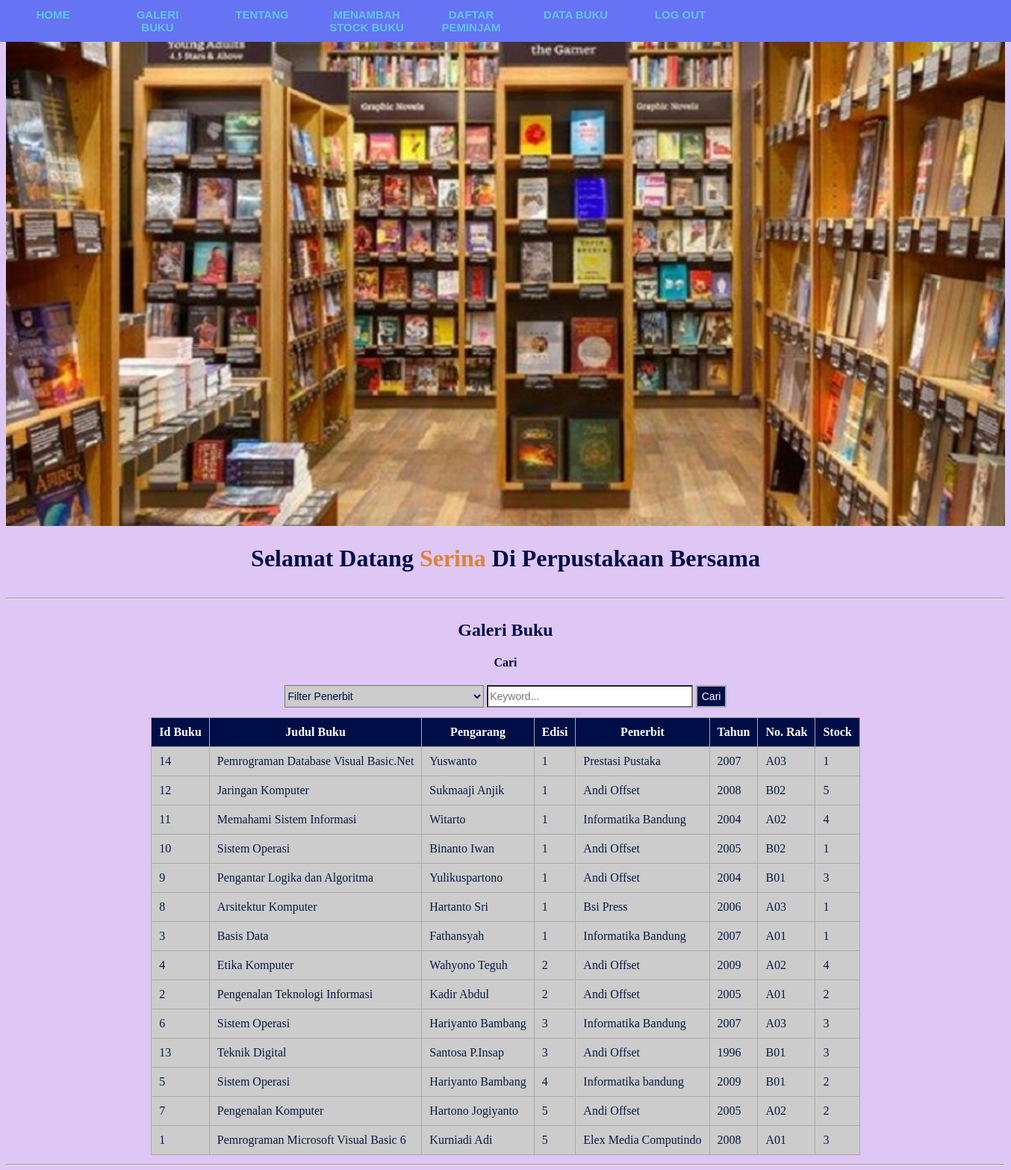
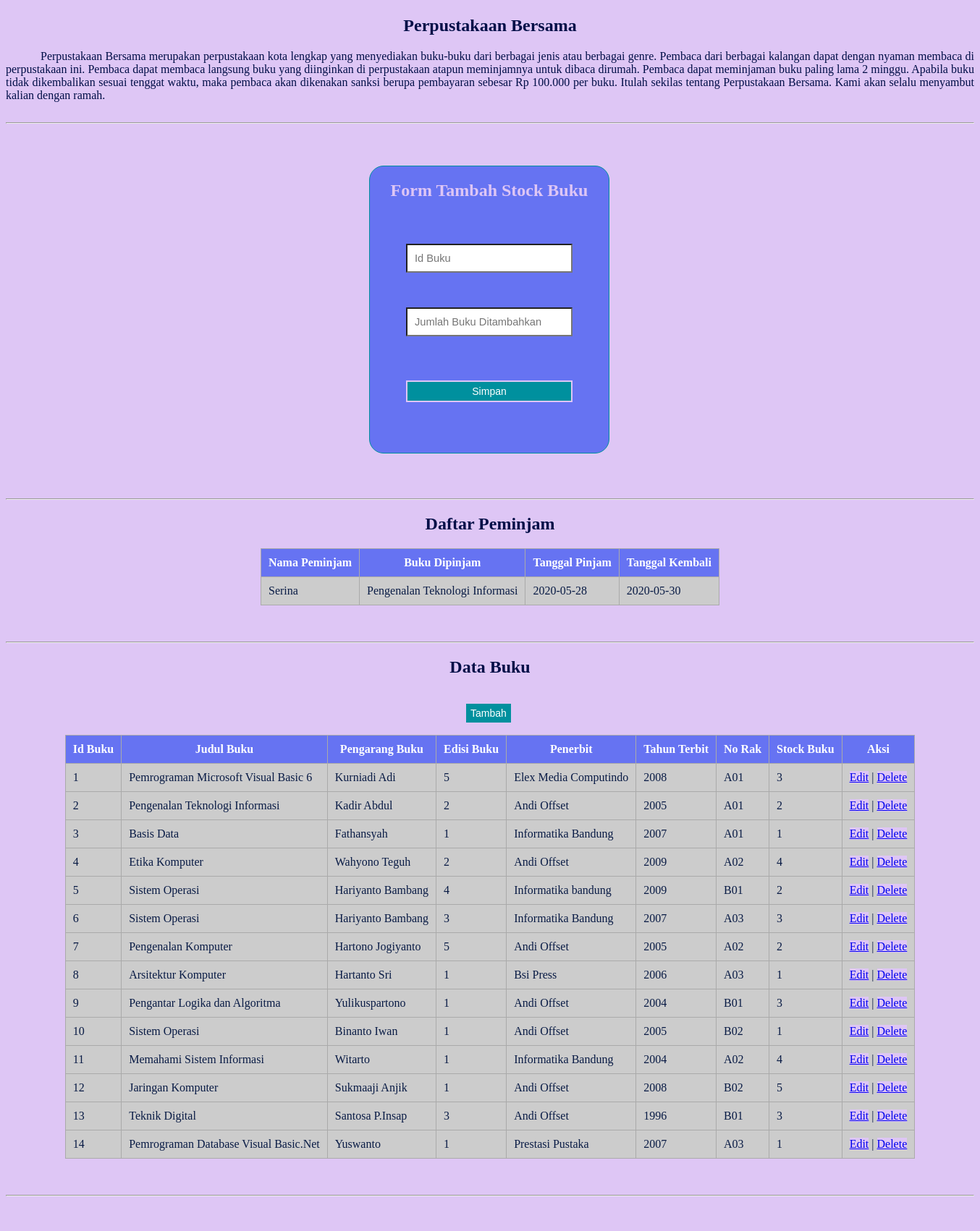
/index_admin.php?order=edisi_buku&&sort=ASC (signed in, upper part), run on the app's committed database (2 pictures, top to bottom).
### tables this page shows
CREATE TABLE `buku` (
  `id_buku` int(11) NOT NULL,
  `judul_buku` varchar(50) NOT NULL,
  `pengarang_buku` varchar(30) NOT NULL,
  `edisi_buku` varchar(5) NOT NULL,
  `penerbit` varchar(30) NOT NULL,
  `tahun_terbit` int(5) NOT NULL,
  `no_rak` varchar(5) NOT NULL,
  `stock_buku` int(3) NOT NULL
);

CREATE TABLE `pinjam_buku` (
  `id_pinjamn` int(11) NOT NULL,
  `id_user` int(11) NOT NULL,
  `id_buku` int(11) NOT NULL,
  `tgl_pinjam` date NOT NULL,
  `tgl_kembali` date NOT NULL,
  `status_pinjam` int(11) NOT NULL
);

CREATE TABLE `user` (
  `id_user` int(11) NOT NULL,
  `nama` varchar(30) NOT NULL,
  `jenis_kelamin` enum('Laki-Laki','Perempuan') NOT NULL,
  `no_hp` varchar(15) NOT NULL,
  `alamat` varchar(100) NOT NULL,
  `username` varchar(20) NOT NULL,
  `password` varchar(12) NOT NULL,
  `status` varchar(11) NOT NULL
);

### index_admin.php (the view, shortened to what this page needs)
<!DOCTYPE html>
<html>
<head>
	<link rel="stylesheet" type="text/css" href="CSS/index_admin.css">
</head>
<body>
	<nav class="navigasi">
        <ul>
            <li><a href="#section1">Home</a></li>
            <li><a href="#section2">Galeri Buku</a></li>
            <li><a href="#section3">Tentang</a></li>
            <li><a href="#section4">Menambah Stock Buku</a></li>
            <li><a href="#section5">Daftar Peminjam</a></li>
            <li><a href="#section7">Data Buku</a></li>
            <li><a href="logout.php">Log Out</a></li>
        </ul>
    </nav>
    <div id="section1">
        <img src="Gambar/gedung_perpustakaan.jpg">
        <h1>Selamat Datang <b style="color: #DC8239;"><?php echo $_SESSION['username'];?></b> Di Perpustakaan Bersama</h1>
    </div>
    <hr>
    <div id="section2">
        <h2>Galeri Buku</h2>
        <?php
            $s_penerbit="";
            $s_keyword="";
            $sort = 'ASC';
            $newsort = 'ASC';
            if (isset($_GET['order'])) {
                $order = $_GET['order'];
                $sort = $_GET['sort'];
                if ($sort == 'DESC') {
                    $newsort = 'ASC';
                }
                else{
                    $newsort = 'DESC';
                }
            }else{
                $order = 'id_buku';
            }
        ?>
        <form method="GET" action="" align="center">
        <h4>Cari</h4>
        <select name="s_penerbit" id="s_penerbit">
            <option value="">Filter Penerbit</option>
        </select>
        <input type="text" name="s_keyword" placeholder="Keyword..." id="s_keyword" value="<?php echo $s_keyword; ?>">
        <button id="search" name="search">Cari</button>
    </form>
    <table align="center" cellpadding="20">
        <thead>
            <tr>
                <th>Id Buku</th>
                <th><a href="?order=judul_buku&&sort=<?php echo $newsort; ?>">Judul Buku</a></th>
                <th><a href="?order=pengarang_buku&&sort=<?php echo $newsort; ?>">Pengarang</a></th>
                <th><a href="?order=edisi_buku&&sort=<?php echo $newsort; ?>">Edisi</a></th>
                <th><a href="?order=penerbit&&sort=<?php echo $newsort; ?>">Penerbit</a></th>
                <th><a href="?order=tahun_terbit&&sort=<?php echo $newsort; ?>">Tahun</a></th>
                <th><a href="?order=no_rak&&sort=<?php echo $newsort; ?>">No. Rak</a></th>
                <th><a href="?order=stock_buku&&sort=<?php echo $newsort; ?>">Stock</a></th>
            </tr>
        </thead>
        <tbody>
            <?php
                include "koneksi.php";
                $search_penerbit = '%'.$s_penerbit.'%';
                $search_keyword = '%'.$s_keyword.'%';
                $query = "SELECT * FROM buku WHERE penerbit LIKE ? AND (judul_buku LIKE ? OR pengarang_buku LIKE ? OR edisi_buku LIKE ? OR tahun_terbit LIKE ? OR no_rak LIKE ? OR stock_buku LIKE ?) ORDER BY $order $sort";
                $buku1 = mysqli_prepare($conn, $query) or die(mysqli_error($conn));
                mysqli_stmt_bind_param($buku1, "sssssss", $search_penerbit, $search_keyword, $search_keyword, $search_keyword, $search_keyword, $search_keyword, $search_keyword);
                mysqli_stmt_execute($buku1);
                $hasil = mysqli_stmt_get_result($buku1);
                if (mysqli_num_rows($hasil) > 0) {
                    while ($rows = mysqli_fetch_assoc($hasil)) {
                        $id_buku = $rows['id_buku'];
                        $judul_buku = $rows['judul_buku'];
                        $pengarang_buku = $rows['pengarang_buku'];
                        $edisi_buku = $rows['edisi_buku'];
                        $penerbit = $rows['penerbit'];
                        $tahun_terbit = $rows['tahun_terbit'];
                        $no_rak = $rows['no_rak'];
                        $stock_buku = $rows['stock_buku'];
            ?>
                <tr>
                    <td><?php echo $id_buku; ?></td>
                    <td><?php echo $judul_buku; ?></td>
                    <td><?php echo $pengarang_buku; ?></td>
                    <td><?php echo $edisi_buku; ?></td>
                    <td><?php echo $penerbit; ?></td>
                    <td><?php echo $tahun_terbit; ?></td>
                    <td><?php echo $no_rak; ?></td>
                    <td><?php echo $stock_buku; ?></td>
                </tr>
                <?php } } else { ?>
                <tr>
                    <td colspan="9" align="center">Tidak Ada Data Ditemukan</td>
                </tr>
                <?php } ?>
        </tbody>
    </table>
    </div>
    <hr>
    <div id="section3">
        <h2>Perpustakaan Bersama</h2>
        <p> Perpustakaan Bersama merupakan perpustakaan kota lengkap yang menyediakan buku-buku dari berbagai jenis atau berbagai genre. Pembaca dari berbagai kalangan dapat dengan nyaman membaca di perpustakaan ini. Pembaca dapat membaca langsung buku yang diinginkan di perpustakaan atapun meminjamnya untuk dibaca dirumah. Pembaca dapat meminjaman buku paling lama 2 minggu. Apabila buku tidak dikembalikan sesuai tenggat waktu, maka pembaca akan dikenakan sanksi berupa pembayaran sebesar Rp 100.000 per buku. Itulah sekilas tentang Perpustakaan Bersama. Kami akan selalu menyambut kalian dengan ramah.</p>
    </div>
    <hr>
    <div id="section4">
    <h2 align="center">Form Tambah Stock Buku</h2>
       <form method="POST" action="input_stock.php">
            <input type="text" name="id_buku" placeholder="Id Buku"><br>
            <input type="text" name="jml_buku" placeholder="Jumlah Buku Ditambahkan"><br>
            <input type="submit" name="simpan" value="Simpan"><br>
       </form>
    </div>
    <hr>
    <div id="section5">
        <h2>Daftar Peminjam</h2>
        <table align="center">
            <thead>
                <tr>
                    <th>Nama Peminjam</th>
                    <th>Buku Dipinjam</th>
                    <th>Tanggal Pinjam</th>
                    <th>Tanggal Kembali</th>
                </tr>
            </thead>
            <tbody>
                <?php
                    include "koneksi.php";
                    $query = mysqli_query($conn, "SELECT nama, judul_buku, tgl_pinjam, tgl_kembali FROM pinjam_buku, user, buku WHERE pinjam_buku.id_user=user.id_user AND pinjam_buku.id_buku=buku.id_buku ORDER BY id_pinjamn") or die(mysqli_error($conn));
                    if (mysqli_num_rows($query) > 0) {
                        while ($rows = mysqli_fetch_assoc($query)) {
                            $nama = $rows['nama'];
                            $judul = $rows['judul_buku'];
                            $tgl_pinjam = $rows['tgl_pinjam'];
                            $tgl_kembali = $rows['tgl_kembali'];
                        ?>
                            <tr>
                                <td><?php echo $nama; ?></td>
                                <td><?php echo $judul; ?></td>
                                <td><?php echo $tgl_pinjam; ?></td>
                                <td><?php echo $tgl_kembali; ?></td>
                            </tr>
                    <?php  } }else{ ?>
                    <tr>
                        <td colspan="4" align="center">Tidak Ada Data Ditemukan</td>
                    </tr>
                    <?php } ?>
            </tbody>
        </table>
    </div>
    <hr>
    <div id="section7">
    <h2>Data Buku</h2>
    <button><a href="#section9">Tambah</a></button>
       <table align="center">
           <thead>
               <tr>
                   <th>Id Buku</th>
                   <th>Judul Buku</th>
                   <th>Pengarang Buku</th>
                   <th>Edisi Buku</th>
                   <th>Penerbit</th>
                   <th>Tahun Terbit</th>
                   <th>No Rak</th>
                   <th>Stock Buku</th>
                   <th>Aksi</th>
               </tr>
           </thead>
           <tbody>
               <?php
                    include "koneksi.php";
                    $query = mysqli_query($conn, "SELECT * FROM buku ORDER BY id_buku") or die(mysqli_error($conn));
                    if (mysqli_num_rows($query) > 0) {
                        while ($rows = mysqli_fetch_assoc($query)) {
                            $id_buku = $rows['id_buku'];
                            $judul = $rows['judul_buku'];
                            $pengarang = $rows['pengarang_buku'];
                            $edisi = $rows['edisi_buku'];
                            $penerbit = $rows['penerbit'];
                            $tahun = $rows['tahun_terbit'];
                            $no_rak = $rows['no_rak'];
                            $stock = $rows['stock_buku'];?>
                            <tr>
                                <td><?php echo $id_buku; ?></td>
                                <td><?php echo $judul; ?></td>
                                <td><?php echo $pengarang; ?></td>
                                <td><?php echo $edisi; ?></td>
                                <td><?php echo $penerbit; ?></td>
                                <td><?php echo $tahun; ?></td>
                                <td><?php echo $no_rak; ?></td>
                                <td><?php echo $stock; ?></td>
                                <?php
                                echo "<td><a href='#section8'>Edit</a> | <a href='delete_buku.php?id_buku=$rows[id_buku]'>Delete</a></td>";?>
                            </tr>
                    <?php  } }else{ ?>
                    <tr>
                        <td colspan="4" align="center">Tidak Ada Data Ditemukan</td>
                    </tr>
                    <?php } ?>
           </tbody>
       </table>
    </div>
    <hr>
</body>
</html>

### CSS/index_admin.css (style rules this page uses)
* { background-color: #dec6f5; scroll-behavior: smooth; }
.navigasi ul { border: 1px solid #6673f2; padding: 0; margin: 0; list-style: none; font-family: Arial, Helvetica, sans-serif; font-size: 15px; font-weight: bold; width: 100%; background-color: #6673f2; overflow: hidden; position: fixed; top: 0; left: 0; }
.navigasi li { float: left; }
.navigasi li a { display: block; color: #5cc5f2; text-align: center; padding: 10px 20px; text-decoration: none; text-transform: uppercase; font-weight: bold; width: 100px; background-color: #6673f2; }
#section1, #section2, #section3, #section4 { display: inline-block; width: 100%; overflow: hidden; }
#section1 img { width: 100%; }
#section1 h1 { text-align: center; color: #000e47; }
#section2 table { border-collapse: collapse; }
#section2 h2, h4 { text-align: center; color: #000e47; }
#section2 th { background-color: #000e47; border: 1px solid #aaaaaa; text-align:left; color:#ffffff; padding: 10px; text-align: center; }
#section2 th a { background-color: #000e47; text-decoration: none; color: #ffffff; }
#section2 td { background-color: #cccccc; border: 1px solid #aaaaaa; padding: 10px; color: #091b45; }
#section2 form { text-align: center; }
#section2 form select { width: 20%; height: 30px; font-size: 14px; margin-bottom: 1%; cursor: pointer; background-color: #cccccc; color: #000e47; }
#section2 form input[type=text] { width: 20%; height: 24px; font-size: 14px; margin-bottom: 1%; background-color: white; }
#section2 form button { width: auto; height: 30px; font-size: 14px; margin-bottom: 1%; background-color: #000e47; color:#ffffff; border: 2px solid #aaaaaa; cursor: pointer; }
#section3 { color: #000e47; }
#section3 h2 { text-align: center; }
#section3 p { text-align: justify; text-indent: 0.5in; }
#section4 { border: 1px solid #00909e; height: auto; width: 330px; margin: 50px 502px; background-color: #6673f2; border-radius: 20px; }
#section4 form { margin: 50px 50px; background-color: #6673f2; display: grid; }
#section4 h2 { text-align: center; color: #dec6f5; background-color: #6673f2; }
#section4 form input[type=text] { box-sizing : border-box; width: 100%; padding: 10px; font-size: 11pt; margin-top: 10px; margin-bottom: 20px; background-color: white; }
#section4 form input[type=submit] { width: auto; height: 30px; font-size: 14px; margin-bottom: 1%; background-color: #00909e; color:#ffffff; border: 2px solid #dec6f5; cursor: pointer; margin-top: 10%; }
#section5 table { border-collapse: collapse; margin-bottom: 50px; }
#section5 h2 { text-align: center; color: #000e47; }
#section5 th { background-color: #6673f2; border: 1px solid #aaaaaa; text-align:left; color: #ffffff; padding: 10px; text-align: center; }
#section5 td { background-color: #cccccc; border: 1px solid #aaaaaa; padding: 10px; color: #091b45; }
#section7 table { border-collapse: collapse; margin-bottom: 50px; }
#section7 h2 { text-align: center; color: #000e47; }
#section7 th { background-color: #6673f2; border: 1px solid #aaaaaa; text-align:left; color: #ffffff; padding: 10px; text-align: center; }
#section7 td { background-color: #cccccc; border: 1px solid #aaaaaa; padding: 10px; color: #091b45; }
#section7 button { width: auto; height: 30px; font-size: 14px; background-color: #00909e; color:#ffffff; border: 2px solid #dec6f5; cursor: pointer; margin: 15px 634px; }
#section7 button a { text-decoration: none; background-color: #00909e; color: #ffffff; }

### data on the page
buku: id_buku "14", judul_buku "Pemrograman Database Visual Basic.Net", pengarang_buku "Yuswanto", edisi_buku "1", penerbit "Prestasi Pustaka", tahun_terbit "2007", no_rak "A03", stock_buku "1"
buku: id_buku "12", judul_buku "Jaringan Komputer", pengarang_buku "Sukmaaji Anjik", edisi_buku "1", penerbit "Andi Offset", tahun_terbit "2008", no_rak "B02", stock_buku "5"
buku: id_buku "11", judul_buku "Memahami Sistem Informasi", pengarang_buku "Witarto", edisi_buku "1", penerbit "Informatika Bandung", tahun_terbit "2004", no_rak "A02", stock_buku "4"
buku: id_buku "10", judul_buku "Sistem Operasi", pengarang_buku "Binanto Iwan", edisi_buku "1", penerbit "Andi Offset", tahun_terbit "2005", no_rak "B02", stock_buku "1"
buku: id_buku "9", judul_buku "Pengantar Logika dan Algoritma", pengarang_buku "Yulikuspartono", edisi_buku "1", penerbit "Andi Offset", tahun_terbit "2004", no_rak "B01", stock_buku "3"
buku: id_buku "8", judul_buku "Arsitektur Komputer", pengarang_buku "Hartanto Sri", edisi_buku "1", penerbit "Bsi Press", tahun_terbit "2006", no_rak "A03", stock_buku "1"
buku: id_buku "3", judul_buku "Basis Data", pengarang_buku "Fathansyah", edisi_buku "1", penerbit "Informatika Bandung", tahun_terbit "2007", no_rak "A01", stock_buku "1"
buku: id_buku "4", judul_buku "Etika Komputer", pengarang_buku "Wahyono Teguh", edisi_buku "2", penerbit "Andi Offset", tahun_terbit "2009", no_rak "A02", stock_buku "4"
buku: id_buku "2", judul_buku "Pengenalan Teknologi Informasi", pengarang_buku "Kadir Abdul", edisi_buku "2", penerbit "Andi Offset", tahun_terbit "2005", no_rak "A01", stock_buku "2"
buku: id_buku "6", judul_buku "Sistem Operasi", pengarang_buku "Hariyanto Bambang", edisi_buku "3", penerbit "Informatika Bandung", tahun_terbit "2007", no_rak "A03", stock_buku "3"
buku: id_buku "13", judul_buku "Teknik Digital", pengarang_buku "Santosa P.Insap", edisi_buku "3", penerbit "Andi Offset", tahun_terbit "1996", no_rak "B01", stock_buku "3"
buku: id_buku "5", judul_buku "Sistem Operasi", pengarang_buku "Hariyanto Bambang", edisi_buku "4", penerbit "Informatika bandung", tahun_terbit "2009", no_rak "B01", stock_buku "2"
buku: id_buku "7", judul_buku "Pengenalan Komputer", pengarang_buku "Hartono Jogiyanto", edisi_buku "5", penerbit "Andi Offset", tahun_terbit "2005", no_rak "A02", stock_buku "2"
buku: id_buku "1", judul_buku "Pemrograman Microsoft Visual Basic 6", pengarang_buku "Kurniadi Adi", edisi_buku "5", penerbit "Elex Media Computindo", tahun_terbit "2008", no_rak "A01", stock_buku "3"
pinjam_buku: id_user.nama "Serina", id_buku.judul_buku "Pengenalan Teknologi Informasi", tgl_pinjam "2020-05-28", tgl_kembali "2020-05-30"

### other printed values
$_SESSION['username'] "Serina"
